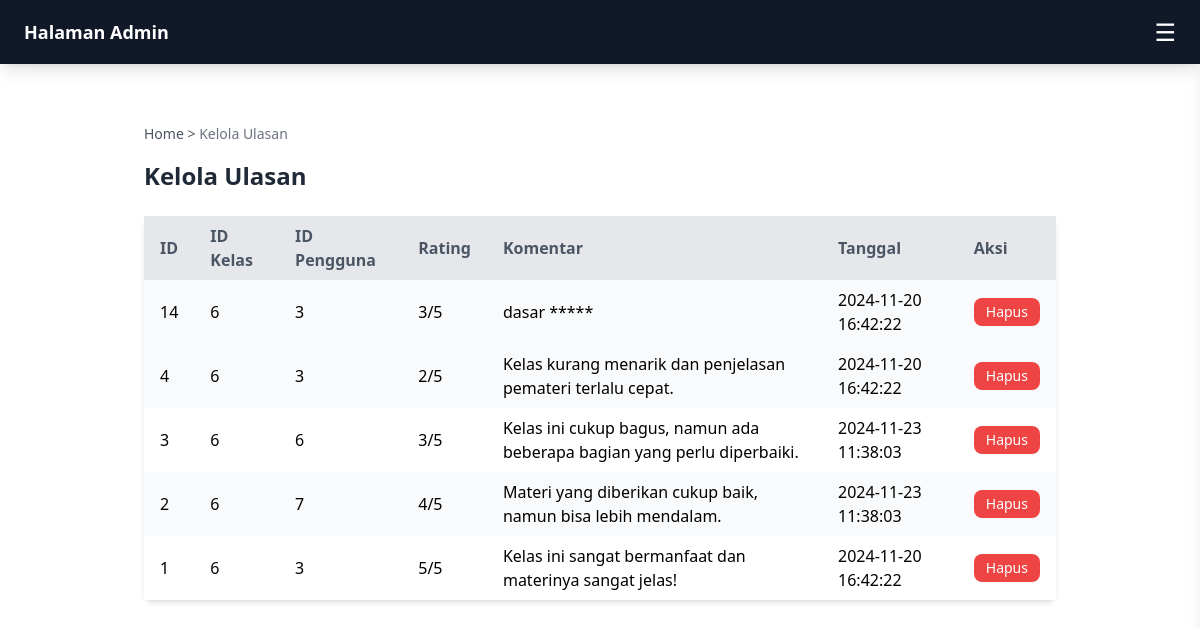
Screenshot of /Admin/ulasan/index.php (signed in) with the database file from the repository.
### tables this page shows
CREATE TABLE `ulasan` (
  `id_ulasan` int NOT NULL,
  `id_kelas` int DEFAULT NULL,
  `id_pengguna` int DEFAULT NULL,
  `rating` int DEFAULT NULL,
  `komentar` text,
  `dibuat_pada` timestamp NOT NULL DEFAULT CURRENT_TIMESTAMP
);

CREATE TABLE `pengguna` (
  `id_pengguna` int NOT NULL,
  `nama` varchar(255) NOT NULL,
  `email` varchar(255) NOT NULL,
  `username` varchar(50) NOT NULL,
  `kata_sandi` varchar(255) NOT NULL,
  `peran` tinyint NOT NULL,
  `tanggal_lahir` date DEFAULT NULL,
  `bio` text,
  `foto` varchar(255) NOT NULL,
  `sekolah` varchar(100) NOT NULL,
  `kelas` tinyint NOT NULL,
  `reset_token` varchar(255) DEFAULT NULL,
  `reset_expiry` datetime DEFAULT NULL,
  `dibuat_pada` timestamp NOT NULL DEFAULT CURRENT_TIMESTAMP,
  `diperbarui_pada` timestamp NOT NULL DEFAULT CURRENT_TIMESTAMP ON UPDATE CURRENT_TIMESTAMP,
  `jenis_kelamin` enum('Laki-laki','Perempuan') DEFAULT NULL
);

### model/ulasan.php (called while the page is built, shortened)
<?php
require __DIR__ . "/../db.php";
function getUlasanByFilter($filter)
{
    global $conn;
    $query = "SELECT ulasan.*, pengguna.* FROM ulasan JOIN pengguna ON ulasan.id_pengguna = pengguna.id_pengguna";
    $params = [];
    $query .= " ORDER BY ulasan.dibuat_pada DESC";
    $stmt = $conn->prepare($query);
    $stmt->execute($params);
    return $stmt->fetchAll(PDO::FETCH_ASSOC);
}

### Admin/ulasan/index.php (the view, shortened to what this page needs)
<?php
require_once "./../../model/ulasan.php";
$data["ulasan"] = getUlasanByFilter([]);
?>
<div class="container mx-auto p-6">
    <div class="mb-4">
        <nav class="text-sm text-gray-600">
            <a href="/" class="hover:text-blue-500">Home</a> &gt;
            <span class="text-gray-500">Kelola Ulasan</span>
        </nav>
    </div>
    <h1 class="text-2xl font-bold text-gray-800 mb-6">Kelola Ulasan</h1>
    <div class="rounded-lg shadow-md">
        <table class="table-auto w-full text-left border-collapse">
            <thead>
                <tr class="bg-gray-200">
                    <th class="px-4 py-2 text-gray-600 font-semibold">ID</th>
                    <th class="px-4 py-2 text-gray-600 font-semibold">ID Kelas</th>
                    <th class="px-4 py-2 text-gray-600 font-semibold">ID Pengguna</th>
                    <th class="px-4 py-2 text-gray-600 font-semibold">Rating</th>
                    <th class="px-4 py-2 text-gray-600 font-semibold">Komentar</th>
                    <th class="px-4 py-2 text-gray-600 font-semibold">Tanggal</th>
                    <th class="px-4 py-2 text-gray-600 font-semibold">Aksi</th>
                </tr>
            </thead>
            <tbody>
                <?php if (empty($data["ulasan"])): ?>
                    <tr>
                        <td colspan="7" class="px-4 py-2 text-center text-gray-500">
                            Tidak ada ulasan yang tersedia.
                        </td>
                    </tr>
                <?php else: ?>
                    <?php foreach ($data["ulasan"] as $row): ?>
                        <tr class="<?= $row['id_ulasan'] % 2 === 0 ? 'bg-gray-50' : 'bg-white' ?>">
                            <td class="px-4 py-2"><?= htmlspecialchars($row['id_ulasan']) ?></td>
                            <td class="px-4 py-2"><?= htmlspecialchars($row['id_kelas']) ?></td>
                            <td class="px-4 py-2"><?= htmlspecialchars($row['id_pengguna']) ?></td>
                            <td class="px-4 py-2"><?= htmlspecialchars($row['rating']) ?>/5</td>
                            <td class="px-4 py-2"><?= htmlspecialchars($row['komentar']) ?></td>
                            <td class="px-4 py-2"><?= htmlspecialchars($row['dibuat_pada']) ?></td>
                            <td class="px-4 py-2 text-center">
                                <form method="POST" action="" class="inline-block" onsubmit="return confirm('Apakah Anda yakin ingin menghapus data ini?');">
                                    <button type="submit" name="delete" class="px-3 py-1 bg-red-500 text-white text-sm rounded-lg hover:bg-red-600">Hapus</button>
                                </form>
                            </td>
                        </tr>
                    <?php endforeach; ?>
                <?php endif; ?>
            </tbody>
        </table>
    </div>
</div>
<?php
require "./../MasterAdmin.php";

### rows the page displays
ulasan: id_ulasan "14", id_kelas "6", id_pengguna.id_pengguna "3", rating "3", komentar "dasar *****", id_pengguna.dibuat_pada "2024-11-20 16:42:22"
ulasan: id_ulasan "4", id_kelas "6", id_pengguna.id_pengguna "3", rating "2", komentar "Kelas kurang menarik dan penjelasan pemateri terlalu cepat.", id_pengguna.dibuat_pada "2024-11-20 16:42:22"
ulasan: id_ulasan "3", id_kelas "6", id_pengguna.id_pengguna "6", rating "3", komentar "Kelas ini cukup bagus, namun ada beberapa bagian yang perlu diperbaiki.", id_pengguna.dibuat_pada "2024-11-23 11:38:03"
ulasan: id_ulasan "2", id_kelas "6", id_pengguna.id_pengguna "7", rating "4", komentar "Materi yang diberikan cukup baik, namun bisa lebih mendalam.", id_pengguna.dibuat_pada "2024-11-23 11:38:03"
ulasan: id_ulasan "1", id_kelas "6", id_pengguna.id_pengguna "3", rating "5", komentar "Kelas ini sangat bermanfaat dan materinya sangat jelas!", id_pengguna.dibuat_pada "2024-11-20 16:42:22"
